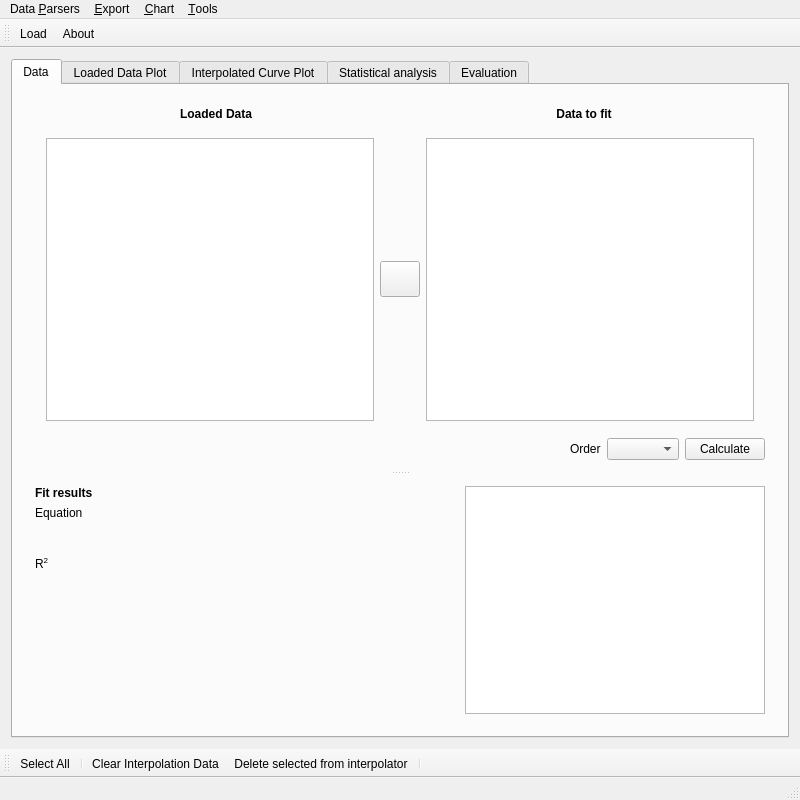
<?xml version="1.0" encoding="UTF-8"?>
<ui version="4.0">
 <class>MainWindow</class>
 <widget class="QMainWindow" name="MainWindow">
  <property name="geometry">
   <rect>
    <x>0</x>
    <y>0</y>
    <width>800</width>
    <height>800</height>
   </rect>
  </property>
  <property name="minimumSize">
   <size>
    <width>800</width>
    <height>800</height>
   </size>
  </property>
  <property name="windowTitle">
   <string>Interpolator</string>
  </property>
  <widget class="QWidget" name="centralWidget">
   <layout class="QHBoxLayout" name="horizontalLayout_3">
    <item>
     <widget class="QTabWidget" name="tabWidget">
      <property name="tabShape">
       <enum>QTabWidget::Rounded</enum>
      </property>
      <property name="currentIndex">
       <number>0</number>
      </property>
      <widget class="QWidget" name="tab1">
       <attribute name="title">
        <string>Data</string>
       </attribute>
       <layout class="QGridLayout" name="gridLayout">
        <item row="0" column="0">
         <widget class="QSplitter" name="splitter">
          <property name="orientation">
           <enum>Qt::Vertical</enum>
          </property>
          <widget class="QWidget" name="widget" native="true">
           <layout class="QVBoxLayout" name="verticalLayout_2">
            <item>
             <layout class="QHBoxLayout" name="horizontalLayout_5">
              <item>
               <widget class="QLabel" name="label_5">
                <property name="font">
                 <font>
                  <weight>75</weight>
                  <bold>true</bold>
                 </font>
                </property>
                <property name="text">
                 <string>Loaded Data</string>
                </property>
                <property name="alignment">
                 <set>Qt::AlignCenter</set>
                </property>
               </widget>
              </item>
              <item>
               <widget class="QLabel" name="label_6">
                <property name="font">
                 <font>
                  <weight>75</weight>
                  <bold>true</bold>
                 </font>
                </property>
                <property name="text">
                 <string>Data to fit</string>
                </property>
                <property name="alignment">
                 <set>Qt::AlignCenter</set>
                </property>
               </widget>
              </item>
             </layout>
            </item>
            <item>
             <widget class="QWidget" name="widget_3" native="true">
              <layout class="QHBoxLayout" name="horizontalLayout_4">
               <item>
                <widget class="QTableWidget" name="tableWidget">
                 <property name="contextMenuPolicy">
                  <enum>Qt::CustomContextMenu</enum>
                 </property>
                </widget>
               </item>
               <item>
                <widget class="QPushButton" name="moveSelection">
                 <property name="minimumSize">
                  <size>
                   <width>36</width>
                   <height>36</height>
                  </size>
                 </property>
                 <property name="text">
                  <string/>
                 </property>
                 <property name="icon">
                  <iconset resource="res.qrc">
                   <normaloff>:/icons/Papirus/24x24/actions/calendar-go-today.svg</normaloff>:/icons/Papirus/24x24/actions/calendar-go-today.svg</iconset>
                 </property>
                 <property name="iconSize">
                  <size>
                   <width>36</width>
                   <height>36</height>
                  </size>
                 </property>
                </widget>
               </item>
               <item>
                <widget class="QTableWidget" name="tableWidget_2">
                 <property name="contextMenuPolicy">
                  <enum>Qt::CustomContextMenu</enum>
                 </property>
                </widget>
               </item>
              </layout>
             </widget>
            </item>
            <item>
             <layout class="QHBoxLayout" name="horizontalLayout">
              <item>
               <spacer name="horizontalSpacer">
                <property name="orientation">
                 <enum>Qt::Horizontal</enum>
                </property>
                <property name="sizeHint" stdset="0">
                 <size>
                  <width>40</width>
                  <height>20</height>
                 </size>
                </property>
               </spacer>
              </item>
              <item>
               <widget class="QLabel" name="label">
                <property name="maximumSize">
                 <size>
                  <width>100</width>
                  <height>20</height>
                 </size>
                </property>
                <property name="text">
                 <string>Order</string>
                </property>
               </widget>
              </item>
              <item>
               <widget class="QComboBox" name="regOrderBox"/>
              </item>
              <item>
               <widget class="QPushButton" name="calculateReg">
                <property name="text">
                 <string>Calculate</string>
                </property>
               </widget>
              </item>
             </layout>
            </item>
           </layout>
          </widget>
          <widget class="QWidget" name="widget_2" native="true">
           <property name="maximumSize">
            <size>
             <width>16777215</width>
             <height>250</height>
            </size>
           </property>
           <layout class="QHBoxLayout" name="horizontalLayout_2">
            <item>
             <layout class="QVBoxLayout" name="verticalLayout">
              <item>
               <widget class="QLabel" name="label_2">
                <property name="font">
                 <font>
                  <weight>75</weight>
                  <bold>true</bold>
                 </font>
                </property>
                <property name="text">
                 <string>Fit results</string>
                </property>
               </widget>
              </item>
              <item>
               <widget class="QLabel" name="label_3">
                <property name="text">
                 <string>Equation</string>
                </property>
               </widget>
              </item>
              <item>
               <widget class="QLabel" name="equationEdit">
                <property name="minimumSize">
                 <size>
                  <width>0</width>
                  <height>25</height>
                 </size>
                </property>
                <property name="font">
                 <font>
                  <pointsize>10</pointsize>
                  <weight>75</weight>
                  <bold>true</bold>
                 </font>
                </property>
                <property name="text">
                 <string/>
                </property>
                <property name="textFormat">
                 <enum>Qt::RichText</enum>
                </property>
               </widget>
              </item>
              <item>
               <widget class="QLabel" name="label_4">
                <property name="text">
                 <string>R&lt;sup&gt;2&lt;/sup&gt;</string>
                </property>
               </widget>
              </item>
              <item>
               <widget class="QLabel" name="rSquaredEdit">
                <property name="minimumSize">
                 <size>
                  <width>450</width>
                  <height>25</height>
                 </size>
                </property>
                <property name="font">
                 <font>
                  <pointsize>10</pointsize>
                  <weight>75</weight>
                  <bold>true</bold>
                 </font>
                </property>
                <property name="text">
                 <string/>
                </property>
                <property name="textFormat">
                 <enum>Qt::RichText</enum>
                </property>
               </widget>
              </item>
              <item>
               <spacer name="verticalSpacer_2">
                <property name="orientation">
                 <enum>Qt::Vertical</enum>
                </property>
                <property name="sizeHint" stdset="0">
                 <size>
                  <width>20</width>
                  <height>40</height>
                 </size>
                </property>
               </spacer>
              </item>
             </layout>
            </item>
            <item>
             <widget class="QTableWidget" name="interpolationTable">
              <property name="minimumSize">
               <size>
                <width>300</width>
                <height>0</height>
               </size>
              </property>
              <property name="maximumSize">
               <size>
                <width>500</width>
                <height>16777215</height>
               </size>
              </property>
             </widget>
            </item>
           </layout>
          </widget>
         </widget>
        </item>
       </layout>
      </widget>
      <widget class="QWidget" name="tab">
       <attribute name="title">
        <string>Loaded Data Plot</string>
       </attribute>
       <layout class="QGridLayout" name="gridLayout_3">
        <item row="0" column="0">
         <widget class="QChartView" name="loadedDataPlot">
          <property name="contextMenuPolicy">
           <enum>Qt::DefaultContextMenu</enum>
          </property>
         </widget>
        </item>
       </layout>
      </widget>
      <widget class="QWidget" name="tab_2">
       <attribute name="title">
        <string>Interpolated Curve Plot</string>
       </attribute>
       <layout class="QGridLayout" name="gridLayout_2">
        <item row="0" column="0">
         <widget class="QChartView" name="dataChart">
          <property name="contextMenuPolicy">
           <enum>Qt::DefaultContextMenu</enum>
          </property>
         </widget>
        </item>
       </layout>
      </widget>
      <widget class="QWidget" name="tab_3">
       <attribute name="title">
        <string>Statistical analysis</string>
       </attribute>
       <layout class="QGridLayout" name="gridLayout_4">
        <item row="0" column="0">
         <widget class="QSplitter" name="splitter_2">
          <property name="orientation">
           <enum>Qt::Vertical</enum>
          </property>
          <widget class="QTableWidget" name="residualsTable"/>
          <widget class="QChartView" name="residualsPlot"/>
         </widget>
        </item>
       </layout>
      </widget>
      <widget class="QWidget" name="tab_4">
       <attribute name="title">
        <string>Evaluation</string>
       </attribute>
       <layout class="QGridLayout" name="gridLayout_5">
        <item row="0" column="0">
         <widget class="QLabel" name="label_7">
          <property name="text">
           <string>Data</string>
          </property>
         </widget>
        </item>
        <item row="1" column="0">
         <widget class="QSplitter" name="splitter_3">
          <property name="orientation">
           <enum>Qt::Vertical</enum>
          </property>
          <widget class="QTableWidget" name="dataTableWidget">
           <property name="contextMenuPolicy">
            <enum>Qt::CustomContextMenu</enum>
           </property>
           <property name="selectionBehavior">
            <enum>QAbstractItemView::SelectRows</enum>
           </property>
          </widget>
          <widget class="QWidget" name="widget_4" native="true">
           <property name="sizePolicy">
            <sizepolicy hsizetype="Expanding" vsizetype="Expanding">
             <horstretch>0</horstretch>
             <verstretch>0</verstretch>
            </sizepolicy>
           </property>
           <property name="minimumSize">
            <size>
             <width>772</width>
             <height>200</height>
            </size>
           </property>
           <layout class="QVBoxLayout" name="verticalLayout_3">
            <item>
             <widget class="QGroupBox" name="groupBox">
              <property name="sizePolicy">
               <sizepolicy hsizetype="Expanding" vsizetype="Preferred">
                <horstretch>0</horstretch>
                <verstretch>0</verstretch>
               </sizepolicy>
              </property>
              <property name="title">
               <string/>
              </property>
              <layout class="QHBoxLayout" name="horizontalLayout_6">
               <item>
                <widget class="QPushButton" name="addDataBtn">
                 <property name="text">
                  <string>+</string>
                 </property>
                </widget>
               </item>
               <item>
                <widget class="QPushButton" name="removeDataBtn">
                 <property name="text">
                  <string>-</string>
                 </property>
                </widget>
               </item>
               <item>
                <widget class="QPushButton" name="clearDataBtn">
                 <property name="text">
                  <string>x</string>
                 </property>
                </widget>
               </item>
               <item>
                <widget class="QPushButton" name="helpBtn">
                 <property name="text">
                  <string>Help</string>
                 </property>
                </widget>
               </item>
               <item>
                <widget class="QPushButton" name="evaluateBtn">
                 <property name="sizePolicy">
                  <sizepolicy hsizetype="Minimum" vsizetype="Fixed">
                   <horstretch>0</horstretch>
                   <verstretch>0</verstretch>
                  </sizepolicy>
                 </property>
                 <property name="text">
                  <string>Calculate</string>
                 </property>
                </widget>
               </item>
              </layout>
             </widget>
            </item>
            <item>
             <widget class="QLabel" name="label_8">
              <property name="text">
               <string>Expression</string>
              </property>
             </widget>
            </item>
            <item>
             <widget class="QLineEdit" name="expressionEditText"/>
            </item>
            <item>
             <widget class="QLabel" name="label_9">
              <property name="text">
               <string>Result</string>
              </property>
             </widget>
            </item>
            <item>
             <widget class="QLineEdit" name="resultEditText">
              <property name="readOnly">
               <bool>true</bool>
              </property>
             </widget>
            </item>
           </layout>
          </widget>
         </widget>
        </item>
       </layout>
      </widget>
     </widget>
    </item>
   </layout>
  </widget>
  <widget class="QMenuBar" name="menuBar">
   <property name="geometry">
    <rect>
     <x>0</x>
     <y>0</y>
     <width>800</width>
     <height>17</height>
    </rect>
   </property>
   <widget class="QMenu" name="menuData_Parsers">
    <property name="title">
     <string>Data &amp;Parsers</string>
    </property>
   </widget>
   <widget class="QMenu" name="menuExport">
    <property name="title">
     <string>&amp;Export</string>
    </property>
    <addaction name="actionLoaded_Data_Plot_Image"/>
    <addaction name="actionInterpolated_Curve_Plot_Image"/>
   </widget>
   <widget class="QMenu" name="menuChart">
    <property name="title">
     <string>&amp;Chart</string>
    </property>
    <addaction name="actionReverse_X_axis"/>
    <addaction name="actionReverse_X_axis_Interpolated_Curve"/>
   </widget>
   <widget class="QMenu" name="menu_Tools">
    <property name="title">
     <string>&amp;Tools</string>
    </property>
   </widget>
   <addaction name="menuData_Parsers"/>
   <addaction name="menuExport"/>
   <addaction name="menuChart"/>
   <addaction name="menu_Tools"/>
  </widget>
  <widget class="QToolBar" name="mainToolBar">
   <attribute name="toolBarArea">
    <enum>TopToolBarArea</enum>
   </attribute>
   <attribute name="toolBarBreak">
    <bool>false</bool>
   </attribute>
   <addaction name="actionLoad"/>
   <addaction name="actionAbout"/>
  </widget>
  <widget class="QStatusBar" name="statusBar"/>
  <widget class="QToolBar" name="toolBar">
   <property name="windowTitle">
    <string>toolBar</string>
   </property>
   <attribute name="toolBarArea">
    <enum>BottomToolBarArea</enum>
   </attribute>
   <attribute name="toolBarBreak">
    <bool>false</bool>
   </attribute>
   <addaction name="actionSelect_All"/>
   <addaction name="separator"/>
   <addaction name="actionClear_Interpolation_Data"/>
   <addaction name="actionDelete_selected_from_interpolator"/>
   <addaction name="separator"/>
  </widget>
  <action name="actionLoad">
   <property name="icon">
    <iconset resource="res.qrc">
     <normaloff>:/icons/Papirus/24x24/actions/document-open.svg</normaloff>:/icons/Papirus/24x24/actions/document-open.svg</iconset>
   </property>
   <property name="text">
    <string>Load</string>
   </property>
   <property name="toolTip">
    <string>Load data from file</string>
   </property>
  </action>
  <action name="actionClear_Interpolation_Data">
   <property name="icon">
    <iconset resource="res.qrc">
     <normaloff>:/icons/Papirus/24x24/actions/edit-clear-list.svg</normaloff>:/icons/Papirus/24x24/actions/edit-clear-list.svg</iconset>
   </property>
   <property name="text">
    <string>Clear Interpolation Data</string>
   </property>
   <property name="toolTip">
    <string>Clear interpolation table data</string>
   </property>
  </action>
  <action name="actionSelect_All">
   <property name="icon">
    <iconset resource="res.qrc">
     <normaloff>:/icons/Papirus/24x24/actions/edit-select-all.svg</normaloff>:/icons/Papirus/24x24/actions/edit-select-all.svg</iconset>
   </property>
   <property name="text">
    <string>Select All</string>
   </property>
   <property name="toolTip">
    <string>Select all rows in loaded data table</string>
   </property>
  </action>
  <action name="actionDelete_selected_from_interpolator">
   <property name="icon">
    <iconset resource="res.qrc">
     <normaloff>:/icons/Papirus/24x24/actions/edit-delete.svg</normaloff>:/icons/Papirus/24x24/actions/edit-delete.svg</iconset>
   </property>
   <property name="text">
    <string>Delete selected from interpolator</string>
   </property>
   <property name="toolTip">
    <string>Delete selected rows from interpolator table</string>
   </property>
  </action>
  <action name="actionAbout">
   <property name="icon">
    <iconset resource="res.qrc">
     <normaloff>:/icons/Papirus/24x24/actions/help-about.svg</normaloff>:/icons/Papirus/24x24/actions/help-about.svg</iconset>
   </property>
   <property name="text">
    <string>About</string>
   </property>
   <property name="toolTip">
    <string>About</string>
   </property>
  </action>
  <action name="actionLoaded_Data_Plot_Image">
   <property name="text">
    <string>Loaded Data Plot Image</string>
   </property>
  </action>
  <action name="actionInterpolated_Curve_Plot_Image">
   <property name="text">
    <string>Interpolated Curve Plot Image</string>
   </property>
  </action>
  <action name="actionReverse_X_axis">
   <property name="text">
    <string>Reverse X axis (Loaded Data)</string>
   </property>
   <property name="iconText">
    <string>Reverse X axis (Loaded Data)</string>
   </property>
  </action>
  <action name="actionReverse_X_axis_Interpolated_Curve">
   <property name="text">
    <string>Reverse X axis (Interpolated Curve)</string>
   </property>
  </action>
 </widget>
 <layoutdefault spacing="6" margin="11"/>
 <customwidgets>
  <customwidget>
   <class>QChartView</class>
   <extends>QGraphicsView</extends>
   <header>QtCharts</header>
  </customwidget>
 </customwidgets>
 <resources>
  <include location="res.qrc"/>
 </resources>
 <connections/>
</ui>
